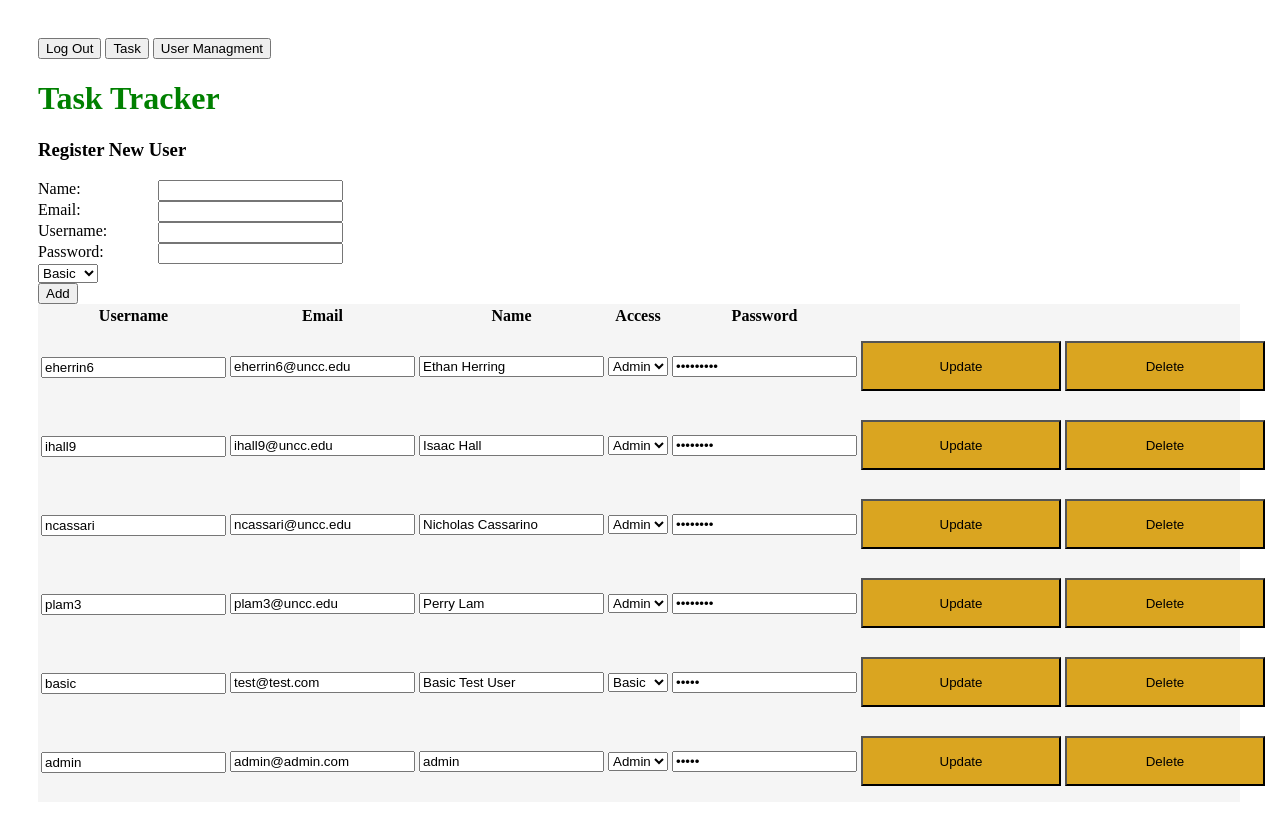
Page /ViewUsers (signed in) on the committed database.
### app.py (models this page shows)
class User(db.Model):
    id = db.Column(db.Integer, primary_key=True)
    name = db.Column(db.String(4150))
    email = db.Column(db.String(4150),unique=True)
    username = db.Column(db.String(100),unique=True)
    password = db.Column(db.String(100))
    access = db.Column(db.Boolean)#True if admin, False otherwise

### app.py (the view, shortened to what this page needs)
@app.route('/ViewUsers', methods=['GET', 'POST'])
def viewUsers():
    global user
    user_list = User.query.all()
    if(user==User):
        return render_template('login.html',message="Please Log In To access this page")
    return render_template('ViewUsers.html',user_list=user_list,user=user)

### templates/ViewUsers.html (shortened to what this page needs)
<!DOCTYPE html>
<html lang="en">
<head>
    <link rel="stylesheet" href="./static/main.css">
</head>
<a href="/logout"><button>Log Out</button></a>
<a href="/task"><button>Task</button></a>
<a href="/ViewUsers"><button>User Managment</button></a>
{%if user.access==1%}
<body>
    <h1>Task Tracker</h1>
    <form action="/ViewUsers" method="post">
        <div>
            <h3>Register New User</h3>
            <label>Name:</label>
            <input required type="text" name="name" value="{{ request.form['name'] }}">
            <br>
            <label>Email:</label>
            <input required type="text" name="email" value="{{ request.form['email'] }}">
            <br>
            <label>Username:</label>
            <input required type="text" name="username" value="{{ request.form['username'] }}">
            <br>
            <label>Password:</label>
            <input required type="text" name="password" value="{{ request.form['password'] }}">
            <br>
            <select name="access"> <option value="0">Basic</option><option value="1">Admin</option> </select>
            <br>
            <button type="submit">Add</button>
        </div>
    </form>
    <div class="todo">
     <table>
        <thead>
        <tr>
            <th>Username</th>
            <th>Email</th>
            <th>Name</th>
            <th>Access</th>
            <th>Password</th>
            <th></th>
            <th></th>
        </thead>
        <tbody>
    {% for user in user_list %}
    <tr>
    <form action="/updateUser/{{user.id}}" method="Post">
    <td class="title"><input type="text" name="editUsername" value="{{ user.username }}"></td>
    <td><input type="text" name="editEmail" value="{{ user.email }}"></td>
    <td><input type="text" name="editName" value="{{ user.name }}"></td>
    <td><select name="editAccess">{% if user.access == 0 %}<option selected value="Basic">Basic</option><option value="Admin">Admin</option> {% elif user.access == 1 %}<option value="Basic">Basic</option><option selected value="Admin">Admin</option>{%endif%}"></select></td>
    <td><input type="password" name="updatePass" value={{user.password}}>
    <td><a href="/updateUser/{{user.id}}"><button type="submit">Update</button></a></td> </form>
    <td><a href="/deleteUser/{{user.id}}"><button>Delete</button></a>
    </td></tr>
    {% endfor %}
</tbody>
    </table>
    </div>
</body>
{%endif%}
</html>

### static/main.css (style rules this page uses)
body { padding: 30px 30px; }
h1 { color: green; }
label:not(.ex) { display: block; float: left; width: 120px; }
h3 { font-weight: bold; text-align: left; }
th { width: 550px; }
td { height: 75px; }
td>a>button { width: 200px; height: 50px; background-color: goldenrod; }
.todo { text-align: center; background-color: whitesmoke; }
.title { font-weight: bold; font-size: larger; }

### rows in the picture
User: editUsername "eherrin6", editEmail "eherrin6@uncc.edu", editName "Ethan Herring", editAccess "Admin"
User: editUsername "ihall9", editEmail "ihall9@uncc.edu", editName "Isaac Hall", editAccess "Admin"
User: editUsername "ncassari", editEmail "ncassari@uncc.edu", editName "Nicholas Cassarino", editAccess "Admin"
User: editUsername "plam3", editEmail "plam3@uncc.edu", editName "Perry Lam", editAccess "Admin"
User: editUsername "basic", editEmail "test@test.com", editName "Basic Test User", editAccess "Basic"
User: editUsername "admin", editEmail "admin@admin.com", editName "admin", editAccess "Admin"
